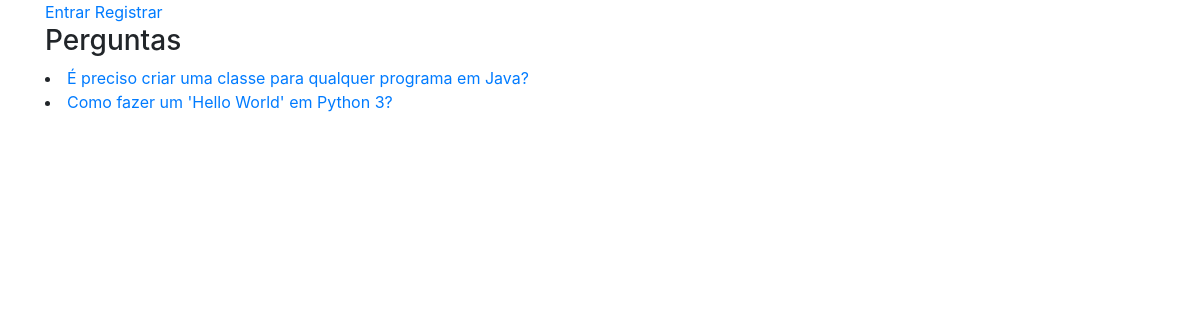
Before: /forum/ with the older database file.
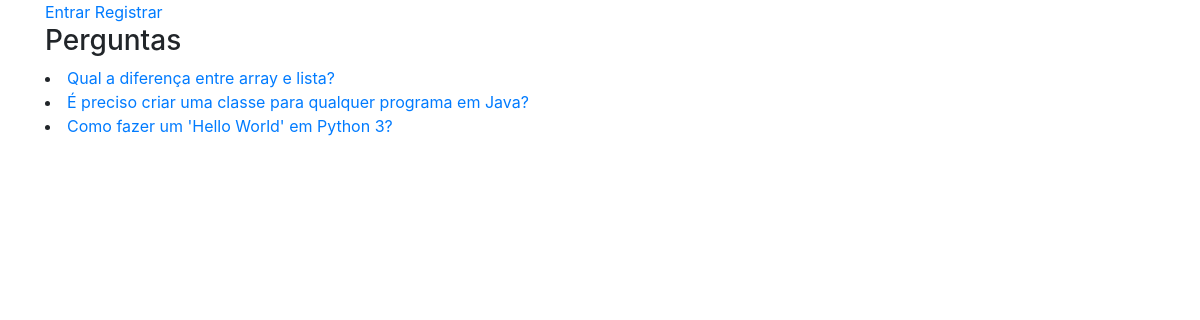
After: the same page with the newer database file.
### forum/models.py (models this page shows, shortened)
class Question(models.Model):
    user = models.ForeignKey(User, on_delete=models.CASCADE)
    title = models.CharField(max_length=120)
    text = models.TextField(max_length=500)
    views = models.IntegerField(default=0)
    likes = models.ManyToManyField(User, related_name='likes')
    tags = models.TextField(help_text='Separar tags por vírgula.')
    published = models.DateTimeField(auto_now_add=True)
    updated = models.DateTimeField(auto_now=True)
    slug = models.SlugField(max_length=200, blank=True, null=True)
    class Meta:
        ordering = ['-published']
    def __str__(self):
        return self.title
    def get_absolute_url(self):
        return reverse('forum:detail', kwargs={'slug': self.slug})

### forum/views.py (the view)
# urls.py: path('', views.QuestionListView.as_view(), name='questions'),
class QuestionListView(ListView):
    model = Question

### forum/templates/forum/question_list.html (shortened to what this page needs)
{% extends 'base.html' %}
{% block content %}
    <h3>Perguntas</h3>
        {% for question in question_list %}
            <li><a href="{{ question.get_absolute_url }}">{{ question }}</a></li>
        {% endfor %}
{% endblock  %}

### templates/base.html (shortened to what this page needs)
<!DOCTYPE html>
<html lang="en">
<head>
    {% include "snippets/css.html" %}
</head>
<body>
    {% include "snippets/nav.html" %}
    <div class="container">
        {% block content %}
        {% endblock %}
    </div>
</body>
</html>

### templates/snippets/css.html (shortened to what this page needs)
<link rel="stylesheet" href="https://maxcdn.bootstrapcdn.com/bootstrap/4.0.0-beta.3/css/bootstrap.min.css">

### templates/snippets/nav.html
<div class="container">
    {% if request.user.is_authenticated %}
        <a href="{% url 'forum:questions' %}">Fórum</a>
        <a href="">Grupos</a>
        <a href="">Exercícios</a>
    {% else %}
        <a href="">Entrar</a>
        <a href="">Registrar</a>
    {% endif %}
</div>

### templates/snippets/js.html (shortened to what this page needs)
{% load static %}

Changed rows visible on the page:
added Question: title "Qual a diferença entre array e lista?"
